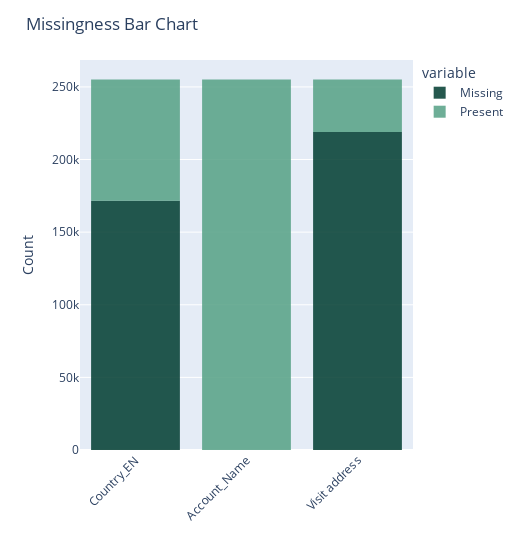

The cell this chart's notebook holds for it:
### Code cell
missingness_plot(df)

### Figure 1 — Plotly figure (JSON) as saved in the notebook; plotly's stock layout.template omitted (floating-point values rounded to 4 significant figures)
{"data": [{"alignmentgroup": "True", "bingroup": "x", "histfunc": "sum", "hovertemplate": "variable=Missing<br>columns=%{x}<br>sum of value=%{y}<extra></extra>", "legendgroup": "Missing", "marker": {"color": "#003C30", "pattern": {"shape": ""}}, "name": "Missing", "offsetgroup": "Missing", "opacity": 0.85, "orientation": "v", "showlegend": true, "type": "histogram", "x": ["Country_EN", "Account_Name", "Visit address"], "xaxis": "x", "y": [171534, 5, 218944], "yaxis": "y"}, {"alignmentgroup": "True", "bingroup": "x", "histfunc": "sum", "hovertemplate": "variable=Present<br>columns=%{x}<br>sum of value=%{y}<extra></extra>", "legendgroup": "Present", "marker": {"color": "#55A185", "pattern": {"shape": ""}}, "name": "Present", "offsetgroup": "Present", "opacity": 0.85, "orientation": "v", "showlegend": true, "type": "histogram", "x": ["Country_EN", "Account_Name", "Visit address"], "xaxis": "x", "y": [83562, 255091, 36152], "yaxis": "y"}], "layout": {"barmode": "relative", "legend": {"title": {"text": "variable"}, "tracegroupgap": 0}, "margin": {"t": 60}, "title": {"text": "Missingness Bar Chart"}, "width": 520, "xaxis": {"anchor": "y", "domain": [0, 1], "tickangle": -45, "title": {"text": ""}}, "yaxis": {"anchor": "x", "domain": [0, 1], "title": {"text": "Count"}}}}
